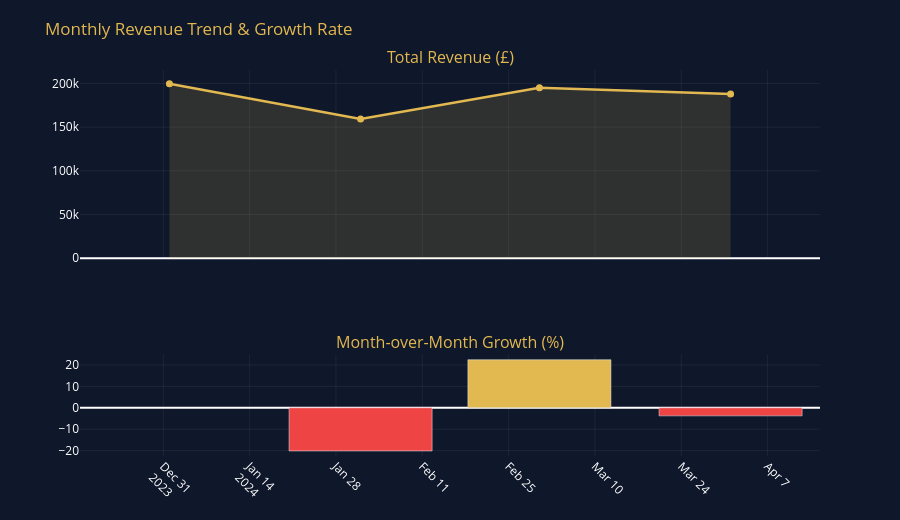

The notebook cell this image was saved under:
### Markdown cell above
### 11.5 Monthly revenue trend
Revenue by month, with the month-on-month growth rate.

### Code cell
# ── 11.5  Monthly Revenue Trend ──────────────────────────────────────
import plotly.graph_objects as go
from plotly.subplots import make_subplots

df['YearMonth'] = pd.to_datetime(df['Date of Journey'], errors='coerce').dt.to_period('M')
monthly = df.groupby('YearMonth')['Price'].sum().reset_index()
monthly['YearMonth'] = monthly['YearMonth'].astype(str)
monthly['MoM_Growth'] = monthly['Price'].pct_change() * 100

fig = make_subplots(rows=2, cols=1, shared_xaxes=True,
                    row_heights=[0.65, 0.35],
                    subplot_titles=('Total Revenue (£)', 'Month-over-Month Growth (%)'))

fig.add_trace(go.Scatter(
    x=monthly['YearMonth'], y=monthly['Price'],
    fill='tozeroy', fillcolor='rgba(226,184,80,0.15)',
    line=dict(color='#e2b850', width=2.5),
    name='Revenue', mode='lines+markers',
    marker=dict(size=7, color='#e2b850')
), row=1, col=1)

bar_colors = ['#e2b850' if v >= 0 else '#ef4444'
              for v in monthly['MoM_Growth'].fillna(0)]
fig.add_trace(go.Bar(
    x=monthly['YearMonth'], y=monthly['MoM_Growth'],
    marker_color=bar_colors, name='MoM Growth %'
), row=2, col=1)

fig.update_layout(
    paper_bgcolor='#0f172a', plot_bgcolor='#0f172a',
    font=dict(color='#ffffff'),
    title=dict(text='Monthly Revenue Trend & Growth Rate', font=dict(color='#e2b850', size=17)),
    legend=dict(bgcolor='rgba(0,0,0,0)'),
    height=520, margin=dict(t=70, b=40),
    showlegend=False
)
fig.update_xaxes(gridcolor='rgba(255,255,255,0.06)', tickangle=45)
fig.update_yaxes(gridcolor='rgba(255,255,255,0.06)')
for ann in fig.layout.annotations:
    ann.font.color = '#e2b850'
fig.show()

# Insight
best_month = monthly.loc[monthly['Price'].idxmax()]
worst_mom  = monthly.loc[monthly['MoM_Growth'].idxmin()]
gold_c, reset = '\033[38;2;226;184;80m', '\033[0m'
silver_c       = '\033[38;2;203;213;225m'
print(f"\n{gold_c}{'─'*55}\nMONTHLY REVENUE INSIGHT\n{'─'*55}{reset}")
print(f"{silver_c}Best Revenue Month {reset}: {gold_c}{best_month['YearMonth']}  →  £{best_month['Price']:,.0f}{reset}")
print(f"{silver_c}Sharpest MoM Drop  {reset}: {gold_c}{worst_mom['YearMonth']}  ({worst_mom['MoM_Growth']:.1f}%){reset}")
print(f"{gold_c}Action   {reset}: Investigate demand drivers in peak month and replicate promotions during dip months.")
print(f"{gold_c}{'─'*55}{reset}")

### Figure 1 — Plotly figure (JSON) as saved in the notebook; plotly's stock layout.template omitted (floating-point values rounded to 4 significant figures)
{"data": [{"fill": "tozeroy", "fillcolor": "rgba(226,184,80,0.15)", "line": {"color": "#e2b850", "width": 2.5}, "marker": {"color": "#e2b850", "size": 7}, "mode": "lines+markers", "name": "Revenue", "type": "scatter", "x": ["2024-01", "2024-02", "2024-03", "2024-04"], "xaxis": "x", "y": [199618, 159374, 195147, 187782], "yaxis": "y"}, {"marker": {"color": ["#e2b850", "#ef4444", "#e2b850", "#ef4444"]}, "name": "MoM Growth %", "type": "bar", "x": ["2024-01", "2024-02", "2024-03", "2024-04"], "xaxis": "x2", "y": [NaN, -20.16, 22.45, -3.774], "yaxis": "y2"}], "layout": {"annotations": [{"font": {"color": "#e2b850", "size": 16}, "showarrow": false, "text": "Total Revenue (£)", "x": 0.5, "xanchor": "center", "xref": "paper", "y": 1.0, "yanchor": "bottom", "yref": "paper"}, {"font": {"color": "#e2b850", "size": 16}, "showarrow": false, "text": "Month-over-Month Growth (%)", "x": 0.5, "xanchor": "center", "xref": "paper", "y": 0.2625, "yanchor": "bottom", "yref": "paper"}], "font": {"color": "#ffffff"}, "height": 520, "legend": {"bgcolor": "rgba(0,0,0,0)"}, "margin": {"b": 40, "t": 70}, "paper_bgcolor": "#0f172a", "plot_bgcolor": "#0f172a", "showlegend": false, "title": {"font": {"color": "#e2b850", "size": 17}, "text": "Monthly Revenue Trend & Growth Rate"}, "xaxis": {"anchor": "y", "domain": [0.0, 1.0], "gridcolor": "rgba(255,255,255,0.06)", "matches": "x2", "showticklabels": false, "tickangle": 45}, "xaxis2": {"anchor": "y2", "domain": [0.0, 1.0], "gridcolor": "rgba(255,255,255,0.06)", "tickangle": 45}, "yaxis": {"anchor": "x", "domain": [0.5125, 1.0], "gridcolor": "rgba(255,255,255,0.06)"}, "yaxis2": {"anchor": "x2", "domain": [0.0, 0.2625], "gridcolor": "rgba(255,255,255,0.06)"}}}
